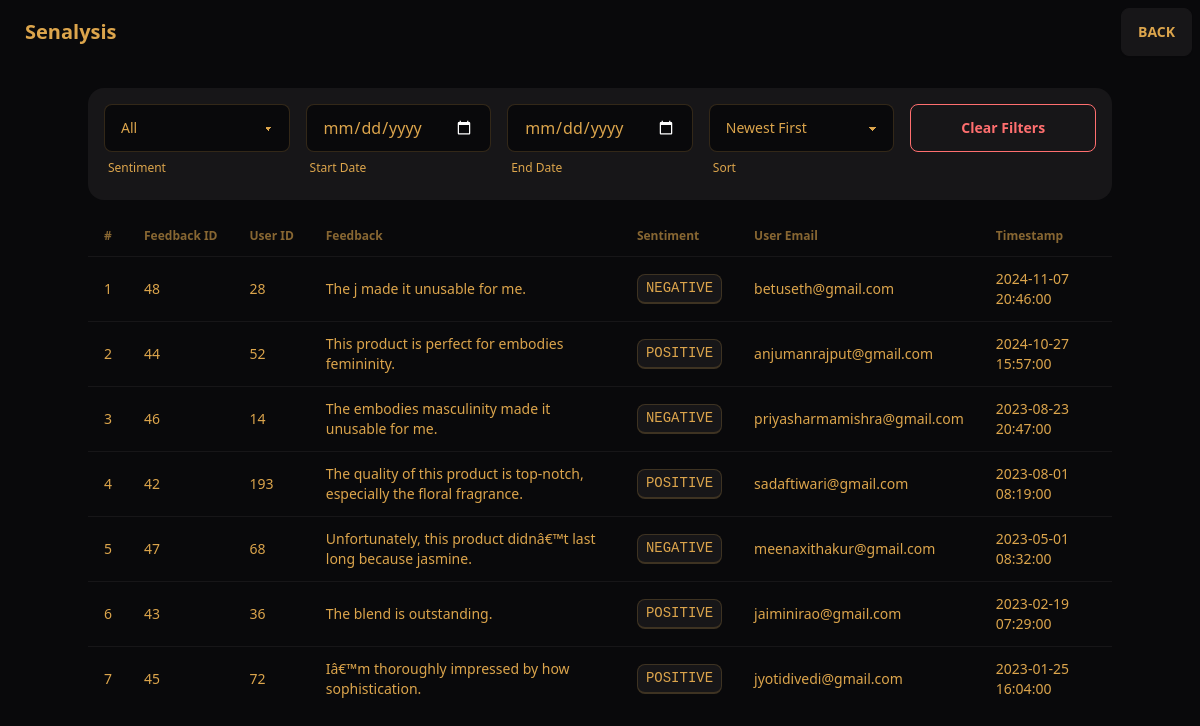
Before: /feedbacks/8 with the older database file.
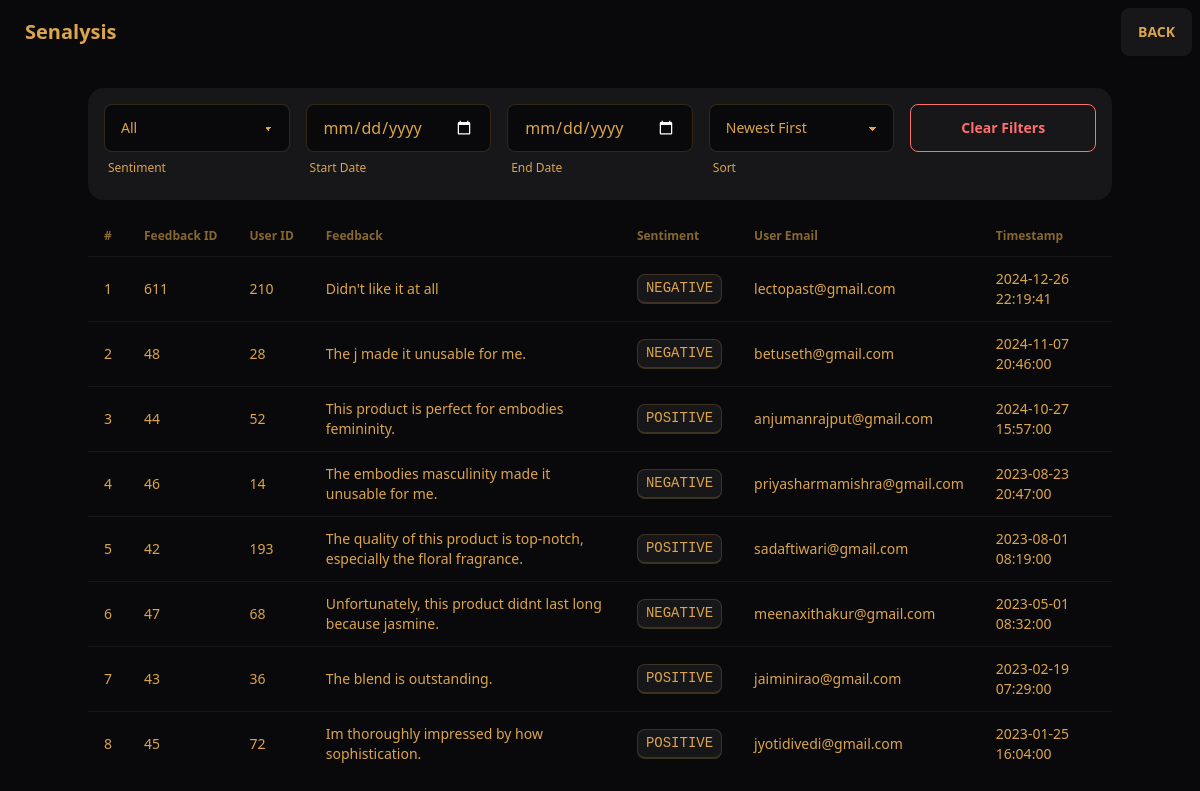
After: the same page with the newer database file.
### tables this page shows
CREATE TABLE "feedback" (
    fid INTEGER PRIMARY KEY AUTOINCREMENT,
    uid INTEGER,
    pid INTEGER,
    feedback TEXT,
    timestamp TEXT DEFAULT CURRENT_TIMESTAMP,
    sentiment TEXT,
    FOREIGN KEY (uid) REFERENCES users (uid),
    FOREIGN KEY (pid) REFERENCES products (pid)
);

CREATE TABLE "users" (
    uid INTEGER PRIMARY KEY AUTOINCREMENT,
    fname TEXT,
    lname TEXT,
    email TEXT,
    pwd TEXT,
    gender TEXT,
    dob TEXT,
    state TEXT,
    city TEXT
);

### app.py (the view)
@app.route("/feedbacks/<pid>")
def feedbacks(pid):
    conn = dbConnection()
    cursor = conn.cursor()
    cursor.execute(
        """
        SELECT f.fid, f.uid, f.feedback, f.sentiment, f.timestamp, u.email
        FROM feedback f
        JOIN users u ON f.uid = u.uid
        WHERE f.pid = ?
        ORDER BY f.timestamp DESC
    """,
        (pid,),
    )
    feedbacks = cursor.fetchall()
    conn.close()
    return render_template("feedbacks.html", pid=pid, feedbacks=feedbacks)

### app.py (called while the page is built)
def dbConnection():
    conn = sqlite3.connect(DATABASE)
    conn.row_factory = sqlite3.Row
    return conn

### templates/feedbacks.html (shortened to what this page needs)
{% extends "base.html" %} {% block content %}
<div class="container mx-auto">
  <h2
    class="text-2xl font-semibold text-center mb-6 bg-neutral text-white p-4 rounded-lg"
  >
  </h2>
  <div class="filters bg-base-200 p-4 rounded-box mb-4">
    <div class="grid grid-cols-5 gap-4">
      <div>
        <select id="sentiFilter" class="select select-bordered w-full">
          <option value="all" selected>All</option>
        </select>
        <div class="label">
          <span class="label-text-alt">Sentiment</span>
        </div>
      </div>
      <div class="form-control w-full">
        <input
          id="sDate"
          type="date"
          class="input input-bordered w-full"
        />
        <div class="label">
          <span class="label-text-alt">Start Date</span>
        </div>
      </div>
      <div class="form-control w-full">
        <input id="eDate" type="date" class="input input-bordered w-full" />
        <div class="label">
          <span class="label-text-alt">End Date</span>
        </div>
      </div>
      <div>
        <select id="sort" class="select select-bordered w-full">
          <option value="desc" selected>Newest First</option>
        </select>
        <div class="label">
          <span class="label-text-alt">Sort</span>
        </div>
      </div>
      <div>
        <button id="clear" class="btn btn-outline btn-error w-full">
          Clear Filters
        </button>
      </div>
    </div>
  </div>
  <table class="table w-full">
    <thead>
      <tr>
        <th>#</th>
        <th>Feedback ID</th>
        <th>User ID</th>
        <th>Feedback</th>
        <th>Sentiment</th>
        <th>User Email</th>
        <th>Timestamp</th>
      </tr>
    </thead>
    <tbody id="ftable">
      {% for feedback in feedbacks %}
      <tr>
        <td>{{ loop.index }}</td>
        <td>{{ feedback.fid }}</td>
        <td>{{ feedback.uid }}</td>
        <td>{{ feedback.feedback }}</td>
        <td>
          <kbd class="kbd">{{ feedback.sentiment }}</kbd>
        </td>
        <td>{{ feedback.email }}</td>
        <td>{{ feedback.timestamp }}</td>
      </tr>
      {% else %}
      <tr>
        <td colspan="7" class="text-center text-gray-600">
          No feedback submitted yet.
        </td>
      </tr>
      {% endfor %}
    </tbody>
  </table>
</div>
{% endblock %}

Changed rows visible on the page:
added feedback: fid "611", uid "210", feedback "Didn't like it at all", sentiment "NEGATIVE", email "lectopast@gmail.com", timestamp "2024-12-26 22:19:41"
changed feedback "meenaxithakur@gmail.com": feedback "Unfortunately, this product didnâ€™t last long because jasmine." → "Unfortunately, this product didnt last long because jasmine."
changed feedback "jyotidivedi@gmail.com": feedback "Iâ€™m thoroughly impressed by how sophistication." → "Im thoroughly impressed by how sophistication."
